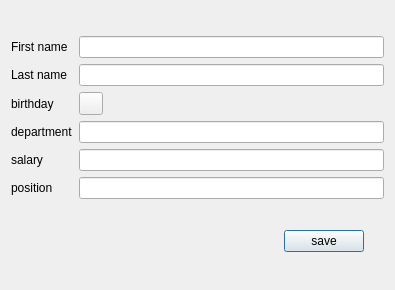
<?xml version="1.0" encoding="UTF-8"?>
<ui version="4.0">
 <class>Dialog</class>
 <widget class="QDialog" name="Dialog">
  <property name="geometry">
   <rect>
    <x>0</x>
    <y>0</y>
    <width>395</width>
    <height>290</height>
   </rect>
  </property>
  <property name="windowTitle">
   <string>Dialog</string>
  </property>
  <layout class="QGridLayout" name="gridLayout_3">
   <item row="0" column="0">
    <layout class="QGridLayout" name="gridLayout">
     <item row="0" column="0">
      <widget class="QLabel" name="FirstnameLabel">
       <property name="text">
        <string>First name</string>
       </property>
      </widget>
     </item>
     <item row="0" column="1">
      <widget class="QLineEdit" name="FirstNameLineEdit"/>
     </item>
     <item row="1" column="0">
      <widget class="QLabel" name="LastNameLabel">
       <property name="text">
        <string>Last name</string>
       </property>
      </widget>
     </item>
     <item row="1" column="1">
      <widget class="QLineEdit" name="LastNameLineEdit"/>
     </item>
     <item row="2" column="0">
      <widget class="QLabel" name="BirthdayLabel">
       <property name="text">
        <string>birthday</string>
       </property>
      </widget>
     </item>
     <item row="2" column="1">
      <widget class="QToolButton" name="BirthdayToolButton">
       <property name="text">
        <string/>
       </property>
      </widget>
     </item>
     <item row="3" column="0">
      <widget class="QLabel" name="DepartmentLabel">
       <property name="text">
        <string>department</string>
       </property>
      </widget>
     </item>
     <item row="3" column="1">
      <widget class="QLineEdit" name="DepartmentLineEdit"/>
     </item>
     <item row="4" column="0">
      <widget class="QLabel" name="SalaryLabel">
       <property name="text">
        <string>salary</string>
       </property>
      </widget>
     </item>
     <item row="4" column="1">
      <widget class="QLineEdit" name="SalaryLineEdit"/>
     </item>
     <item row="5" column="0">
      <widget class="QLabel" name="PositionLabel">
       <property name="text">
        <string>position</string>
       </property>
      </widget>
     </item>
     <item row="5" column="1">
      <widget class="QLineEdit" name="PositionLineEdit"/>
     </item>
    </layout>
   </item>
   <item row="1" column="0">
    <layout class="QGridLayout" name="gridLayout_2">
     <item row="0" column="0">
      <spacer name="maxSpacer">
       <property name="orientation">
        <enum>Qt::Horizontal</enum>
       </property>
       <property name="sizeHint" stdset="0">
        <size>
         <width>40</width>
         <height>20</height>
        </size>
       </property>
      </spacer>
     </item>
     <item row="0" column="1">
      <widget class="QPushButton" name="SaveButton">
       <property name="text">
        <string>save</string>
       </property>
      </widget>
     </item>
     <item row="0" column="2">
      <spacer name="fixedSpacer">
       <property name="orientation">
        <enum>Qt::Horizontal</enum>
       </property>
       <property name="sizeType">
        <enum>QSizePolicy::Fixed</enum>
       </property>
       <property name="sizeHint" stdset="0">
        <size>
         <width>20</width>
         <height>20</height>
        </size>
       </property>
      </spacer>
     </item>
    </layout>
   </item>
  </layout>
 </widget>
 <resources/>
 <connections/>
</ui>
